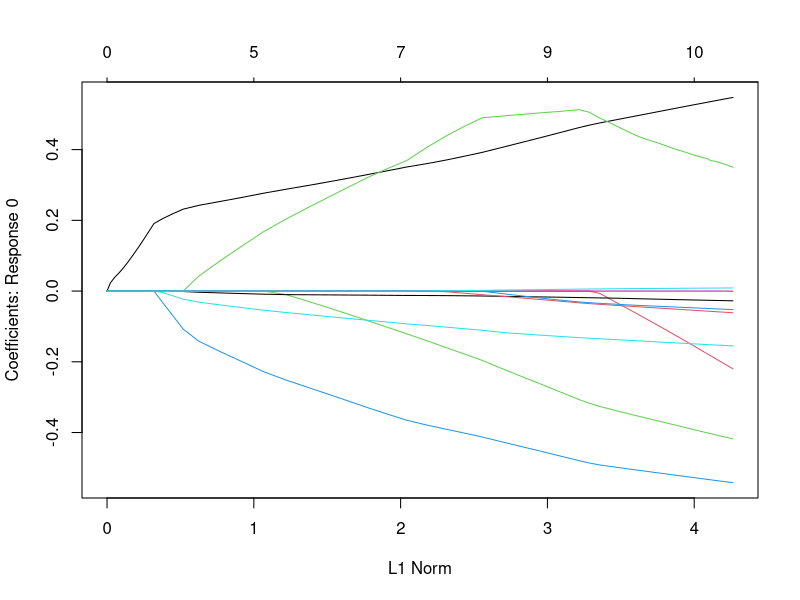
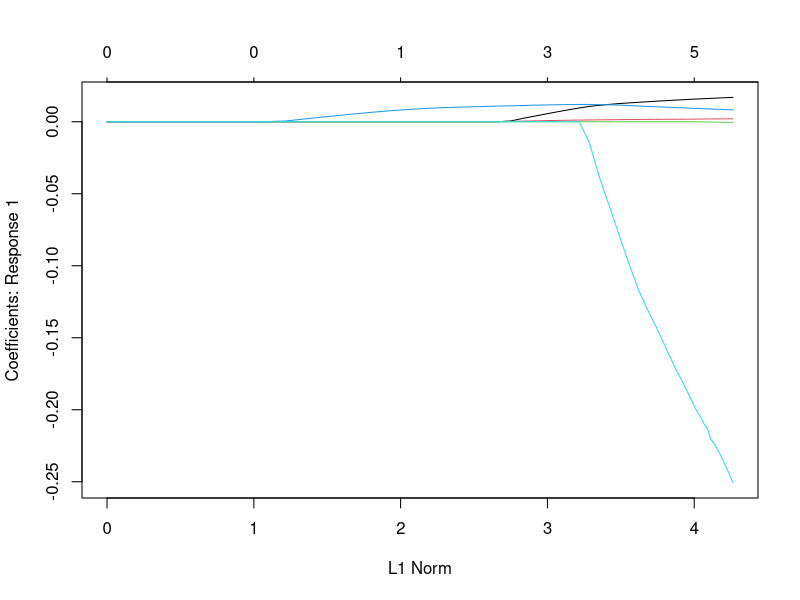
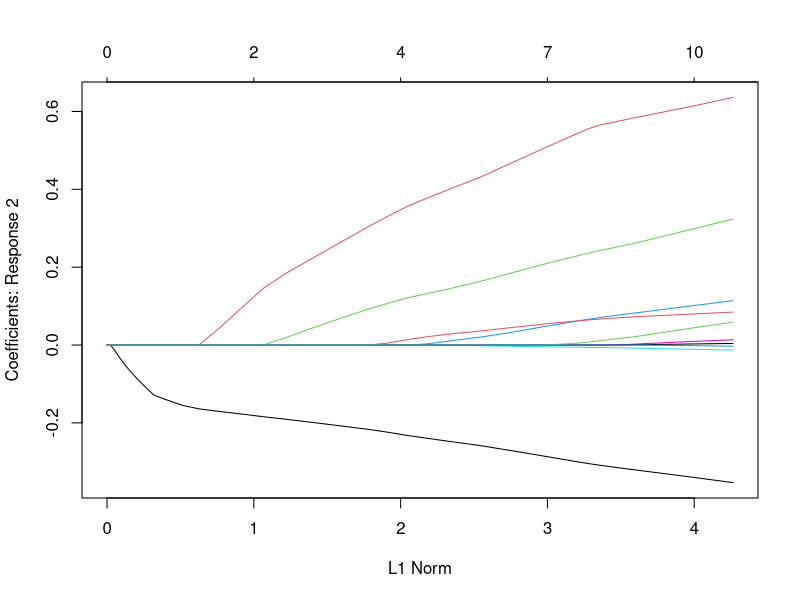
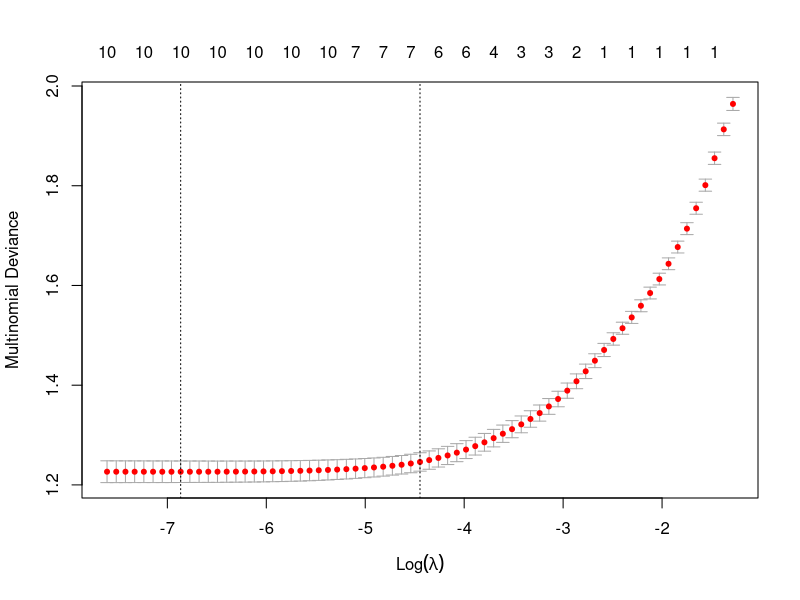
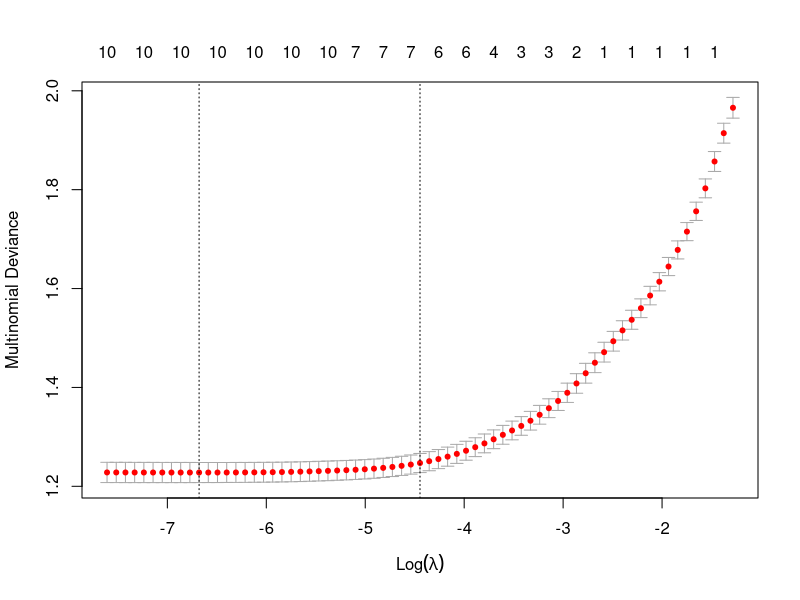

Here is the R script that generated these plots, in order:
## ---- chunk 1
library(glmnet) 
set.seed(533)
## ---- chunk 2
raw.data = read.csv('alzheimer_data.csv')

keep.cols = c( "diagnosis",
  # cognitive and behavioral measures
  "naccmmse", "motsev", "disnsev", "anxsev", "naccgds",
  # physiological measures
  "bpsys", "bpdias", "hrate",
  # demographics
  "age", "educ", "female", "height", "weight"
)

df = raw.data[, keep.cols, drop = FALSE]
# 2700 rows
head(df)
## ---- chunk 3
X = as.matrix(df[, 2:14]) # predictors
Y =  df$diagnosis # target
# Multinomial logistic regression
model =  glmnet(X, Y, family = "multinomial")
summary(model)
plot(model)
## ---- chunk 4
cv5  = cv.glmnet(X, Y, family = "multinomial", alpha=1, nfolds = 5)
pred5  = predict(cv5, newx = X, s = "lambda.min", type = "class")
features5 = lapply(coef(cv5, s = "lambda.min"), function(mat) {
  rownames(mat)[which(mat != 0)]})
features5
coef(cv5, s = "lambda.min")
## ---- chunk 5
cv10 = cv.glmnet(X, Y, family = "multinomial", alpha=1, nfolds = 10)
pred10 = predict(cv10, newx = X, s = "lambda.min", type = "class")
features10 = lapply(coef(cv10, s = "lambda.min"), function(mat) {
  rownames(mat)[which(mat != 0)]})
features10
coef(cv10, s = "lambda.min")
## ---- chunk 6
# single fold (train/test split)
# 80 / 20
set.seed(533)
train_idx = sample(seq_len(nrow(X)), size = 0.8 * nrow(X)) #
cv1 = glmnet(X[train_idx, ], Y[train_idx], family = "multinomial")
pred = predict(cv1, newx = X[-train_idx, ], s = 0.01, type = "class")
accuracy.1fold = mean(pred == Y[-train_idx])
## ---- chunk 7
results = data.frame(
  Method = c("1-Fold (Train/Test)", "5-Fold", "10-Fold"),
  Accuracy = c(accuracy.1fold, mean(pred5 == Y), mean(pred10 == Y))
)
print(results)
## ---- chunk 8
cv5$lambda.min
cv10$lambda.min
mean(cv5$cvm)
mean(cv10$cvm)
## ---- chunk 9
plot(cv5, xvar = "lambda", label = TRUE)
plot(cv10, xvar = "lambda", label = TRUE)
